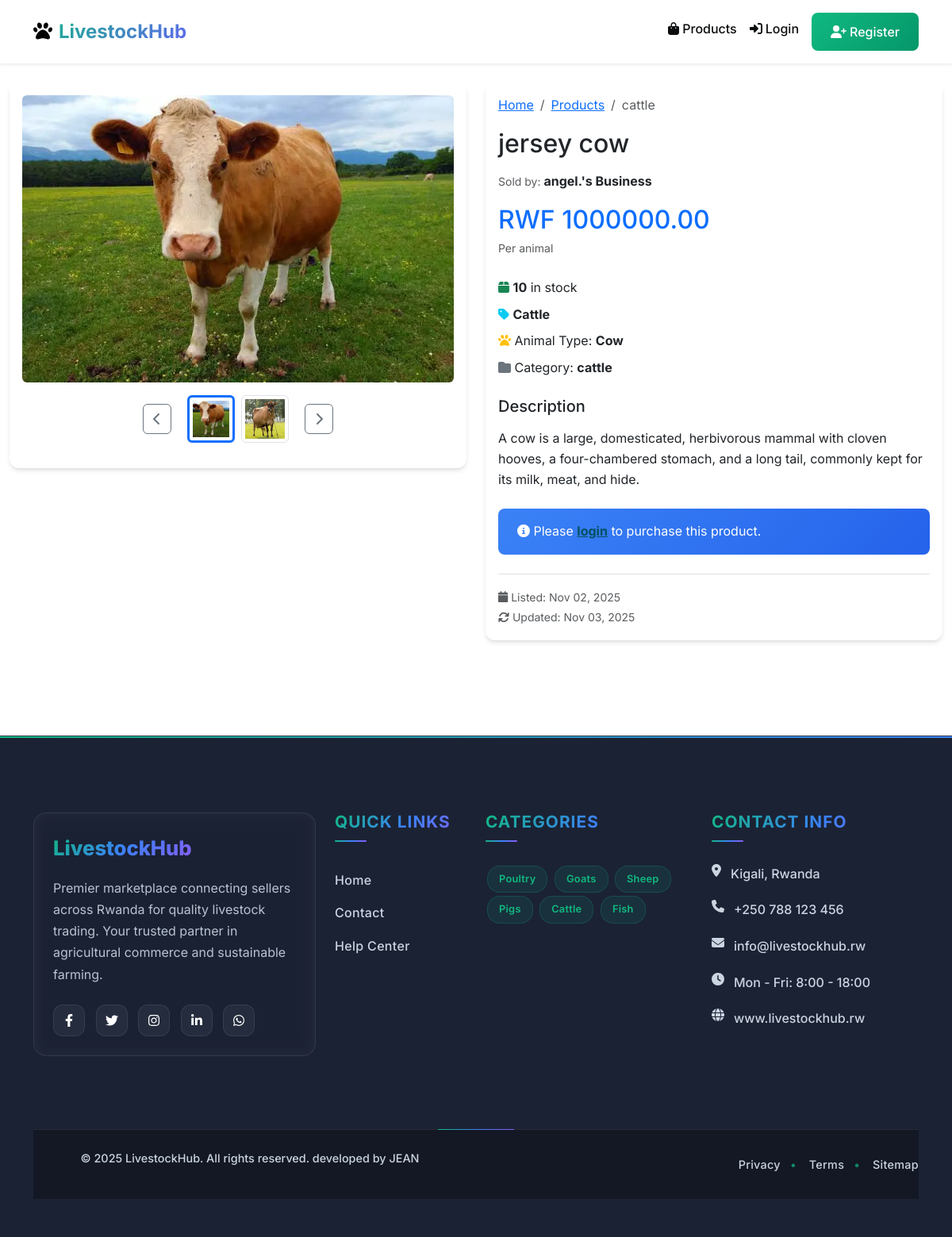
The page /product/6/ on the database its author committed.
### marketplace/models.py (models this page shows, shortened)
class Product(models.Model):
    LIVESTOCK_TYPES = (
        ('cattle', 'Cattle'),
        ('goats', 'Goats'),
        ('sheep', 'Sheep'),
        ('poultry', 'Poultry'),
        ('pigs', 'Pigs'),
        ('rabbits', 'Rabbits'),
        ('fish', 'Fish'),
        ('others', 'Others'),
    )
    CATTLE_TYPES = (
        ('cow', 'Cow'),
        ('bull', 'Bull'),
        ('calf', 'Calf'),
        ('heifer', 'Heifer'),
        ('ox', 'Ox'),
    )
    GOAT_TYPES = (
        ('meat', 'Meat Goat'),
        ('milk', 'Dairy Goat'),
        ('kid', 'Kid'),
        ('buck', 'Buck'),
        ('doe', 'Doe'),
    )
    SHEEP_TYPES = (
        ('lamb', 'Lamb'),
        ('mutton', 'Mutton'),
        ('ram', 'Ram'),
        ('ewe', 'Ewe'),
        ('lamb_meat', 'Lamb Meat'),
    )
    POULTRY_TYPES = (
        ('meat', 'Meat Chicken'),
        ('eggs', 'Layer Chicken'),
        ('broiler', 'Broiler'),
        ('rooster', 'Rooster'),
        ('hen', 'Hen'),
        ('chick', 'Chick'),
    )
    PIG_TYPES = (
        ('pork', 'Pork'),
        ('bacon', 'Bacon'),
        ('sow', 'Sow'),
        ('boar', 'Boar'),
        ('piglet', 'Piglet'),
    )
    RABBIT_TYPES = (
        ('meat', 'Rabbit Meat'),
        ('doe_rabbit', 'Doe Rabbit'),
        ('buck_rabbit', 'Buck Rabbit'),
        ('fryer', 'Fryer'),
    )
    FISH_TYPES = (
        ('tilapia', 'Tilapia'),
        ('catfish', 'Catfish'),
        ('trout', 'Trout'),
        ('salmon', 'Salmon'),
        ('freshwater', 'Freshwater Fish'),
        ('saltwater', 'Saltwater Fish'),
    )
    OTHER_TYPES = (
        ('bees', 'Bees/Honey'),
        ('snails', 'Snails'),
        ('guinea_fowl', 'Guinea Fowl'),
        ('turkey', 'Turkey'),
        ('duck', 'Duck'),
    )
    seller = models.ForeignKey(User, on_delete=models.CASCADE, limit_choices_to={'user_type': 'seller'})
    category = models.ForeignKey(Category, on_delete=models.CASCADE)
    name = models.CharField(max_length=255)
    description = models.TextField()
    price = models.DecimalField(max_digits=10, decimal_places=2, validators=[MinValueValidator(0)])
    stock_quantity = models.IntegerField(validators=[MinValueValidator(0)])
    livestock_type = models.CharField(max_length=20, choices=LIVESTOCK_TYPES)
    animal_type = models.CharField(max_length=20, blank=True, null=True)
    image = models.ImageField(upload_to='products/')
    image2 = models.ImageField(upload_to='products/', blank=True, null=True, verbose_name='Additional Image 1')
    image3 = models.ImageField(upload_to='products/', blank=True, null=True, verbose_name='Additional Image 2')
    is_active = models.BooleanField(default=True)
    created_at = models.DateTimeField(auto_now_add=True)
    updated_at = models.DateTimeField(auto_now=True)
    def get_animal_type_display(self):
        if not self.animal_type:
            return ""
        type_mapping = {
            'cattle': dict(self.CATTLE_TYPES),
            'goats': dict(self.GOAT_TYPES),
            'sheep': dict(self.SHEEP_TYPES),
            'poultry': dict(self.POULTRY_TYPES),
            'pigs': dict(self.PIG_TYPES),
            'rabbits': dict(self.RABBIT_TYPES),
            'fish': dict(self.FISH_TYPES),
            'others': dict(self.OTHER_TYPES),
        }
        choices = type_mapping.get(self.livestock_type, {})
        return choices.get(self.animal_type, self.animal_type)

class Category(models.Model):
    name = models.CharField(max_length=100, unique=True)
    description = models.TextField(blank=True)
    image = models.ImageField(upload_to='categories/', blank=True)
    parent = models.ForeignKey('self', on_delete=models.CASCADE, null=True, blank=True, related_name='subcategories')
    is_active = models.BooleanField(default=True)
    created_at = models.DateTimeField(auto_now_add=True)
    class Meta:
        verbose_name_plural = "Categories"
        ordering = ['name']

### accounts/models.py (models this page shows, shortened)
class User(AbstractUser):
    USER_TYPE_CHOICES = (
        ('customer', 'Customer'),
        ('seller', 'Seller'),
        ('admin', 'Admin'),
    )
    user_type = models.CharField(max_length=20, choices=USER_TYPE_CHOICES, default='customer')
    phone_number = models.CharField(max_length=15, blank=True)
    address = models.TextField(blank=True)
    city = models.CharField(max_length=100, blank=True)
    country = models.CharField(max_length=100, default='Rwanda')
    is_seller_approved = models.BooleanField(default=False)
    created_at = models.DateTimeField(auto_now_add=True)
    updated_at = models.DateTimeField(auto_now=True)

### marketplace/views.py (the view)
# urls.py: path('product/<int:product_id>/', views.product_detail, name='product_detail'),
def product_detail(request, product_id):
    product = get_object_or_404(Product, id=product_id, is_active=True)
    related_products = Product.objects.filter(
        category=product.category,
        is_active=True
    ).exclude(id=product_id)[:4]
    context = {
        'product': product,
        'related_products': related_products,
    }
    return render(request, 'marketplace/product_detail.html', context)

### templates/marketplace/product_detail.html (shortened to what this page needs)
{% extends 'base.html' %}
{% load static %}
{% block content %}
<div class="container-fluid py-4">
    <div class="row">
        <div class="col-md-6">
            <div class="card">
                <div class="card-body">
                    <div class="product-gallery">
                        <div class="main-image text-center mb-3">
                            {% if product.image %}
                                <img src="{{ product.image.url }}"
                                     alt="{{ product.name }}"
                                     class="img-fluid rounded main-product-image"
                                     id="mainProductImage"
                                     style="max-height: 400px; object-fit: cover; cursor: zoom-in;">
                            {% endif %}
                        </div>
                        {% if product.image2 or product.image3 %}
                        <div class="image-navigation d-flex justify-content-center align-items-center mb-3">
                            <button class="btn btn-outline-secondary me-3 nav-btn" onclick="previousImage()" id="prevBtn" style="display: none;">
                                <i class="fas fa-chevron-left"></i>
                            </button>
                            <div class="image-thumbnails d-flex justify-content-center">
                                {% if product.image %}
                                <img src="{{ product.image.url }}"
                                     alt="{{ product.name }}"
                                     class="img-thumbnail mx-1 thumbnail-active"
                                     style="height: 60px; width: 60px; object-fit: cover; cursor: pointer;"
                                     onclick="changeMainImage('{{ product.image.url }}', this)">
                                {% endif %}
                                {% if product.image2 %}
                                <img src="{{ product.image2.url }}"
                                     alt="{{ product.name }}"
                                     class="img-thumbnail mx-1"
                                     style="height: 60px; width: 60px; object-fit: cover; cursor: pointer;"
                                     onclick="changeMainImage('{{ product.image2.url }}', this)">
                                {% endif %}
                            </div>
                            <button class="btn btn-outline-secondary ms-3 nav-btn" onclick="nextImage()" id="nextBtn" style="display: none;">
                                <i class="fas fa-chevron-right"></i>
                            </button>
                        </div>
                        {% endif %}
                    </div>
                </div>
            </div>
        </div>
        <div class="col-md-6">
            <div class="card">
                <div class="card-body">
                    <nav aria-label="breadcrumb">
                        <ol class="breadcrumb">
                            <li class="breadcrumb-item"><a href="{% url 'marketplace:home' %}">Home</a></li>
                            <li class="breadcrumb-item"><a href="{% url 'marketplace:product_list' %}">Products</a></li>
                            <li class="breadcrumb-item active">{{ product.category.name }}</li>
                        </ol>
                    </nav>
                    <h1 class="h2 mb-3">{{ product.name }}</h1>
                    <div class="mb-3">
                        <small class="text-muted">Sold by: </small>
                        <strong>{{ product.seller.username }}'s Business</strong>
                    </div>
                    <div class="mb-4">
                        <h2 class="text-primary mb-1">RWF {{ product.price }}</h2>
                        <small class="text-muted">Per animal</small>
                    </div>
                    <div class="mb-4">
                        <p class="mb-2">
                            <i class="fas fa-box text-success"></i>
                            <strong>{{ product.stock_quantity }}</strong> in stock
                        </p>
                        <p class="mb-2">
                            <i class="fas fa-tag text-info"></i>
                            <strong>{{ product.get_livestock_type_display }}</strong>
                        </p>
                        {% if product.animal_type %}
                        <p class="mb-2">
                            <i class="fas fa-paw text-warning"></i>
                            Animal Type: <strong>{{ product.get_animal_type_display }}</strong>
                        </p>
                        {% endif %}
                        <p class="mb-0">
                            <i class="fas fa-folder text-secondary"></i>
                            Category: <strong>{{ product.category.name }}</strong>
                        </p>
                    </div>
                    <div class="mb-4">
                        <h5>Description</h5>
                        <p class="text-muted" style="line-height: 1.6;">
                            {{ product.description|linebreaks }}
                        </p>
                    </div>
                    {% if user.is_authenticated %}
                        <form method="post" action="{% url 'marketplace:add_to_cart' product.id %}">
                            {% csrf_token %}
                            <div class="row align-items-center">
                                <div class="col-md-4 mb-3">
                                    <label for="quantity" class="form-label">Quantity</label>
                                    <input type="number"
                                           id="quantity"
                                           name="quantity"
                                           value="1"
                                           min="1"
                                           max="{{ product.stock_quantity }}"
                                           class="form-control">
                                </div>
                                <div class="col-md-8 mb-3">
                                    <button type="submit"
                                            class="btn btn-primary btn-lg w-100"
                                            {% if product.stock_quantity == 0 %}disabled{% endif %}>
                                        <i class="fas fa-shopping-cart"></i>
                                        {% if product.stock_quantity == 0 %}
                                            Out of Stock
                                        {% else %}
                                            Add to Cart
                                        {% endif %}
                                    </button>
                                </div>
                            </div>
                        </form>
                    {% else %}
                        <div class="alert alert-info">
                            <i class="fas fa-info-circle"></i>
                            Please <a href="{% url 'accounts:login' %}?next={{ request.path }}" class="alert-link">login</a> to purchase this product.
                        </div>
                    {% endif %}
                    <div class="mt-4 pt-3 border-top">
                        <small class="text-muted">
                            <i class="fas fa-calendar"></i>
                            Listed: {{ product.created_at|date:"M d, Y" }}
                        </small>
                        {% if product.updated_at != product.created_at %}
                        <br>
                        <small class="text-muted">
                            <i class="fas fa-sync"></i>
                            Updated: {{ product.updated_at|date:"M d, Y" }}
                        </small>
                        {% endif %}
                    </div>
                </div>
            </div>
        </div>
    </div>
</div>
{% endblock %}

### rows shown on the page
Product: image (picture), image2 (picture), category.name "cattle", name "jersey cow", seller.username "angel.", price "1000000.00", stock_quantity "10", livestock_type "Cattle", animal_type "Cow", description "A cow is a large, domesticated, herbivorous mammal with cloven hooves, a four-chambered stomach, and a long tail, commonly kept for its milk, meat, and hide.", created_at "Nov 02, 2025", updated_at "Nov 03, 2025"
